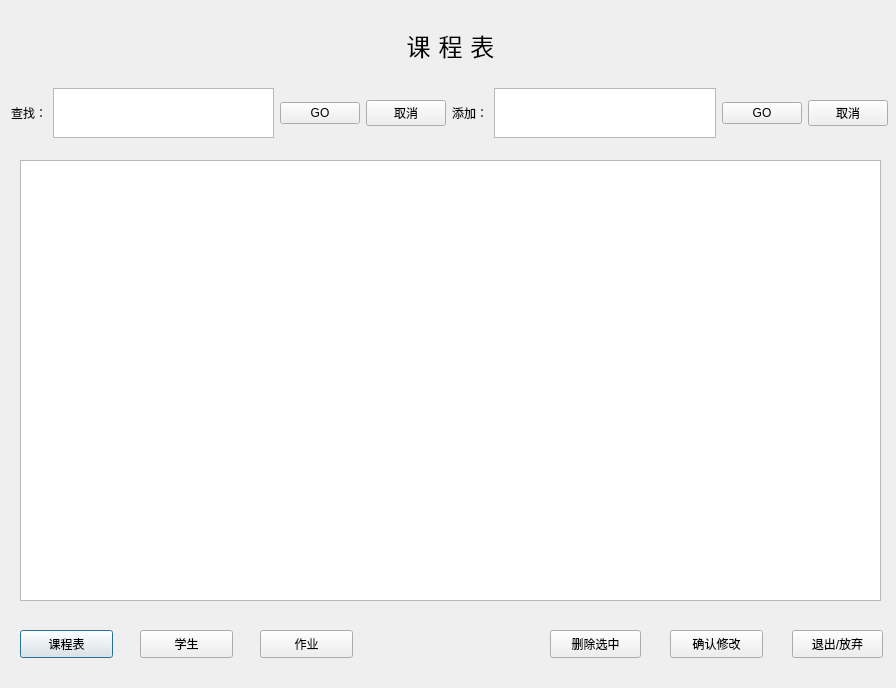
<?xml version="1.0" encoding="UTF-8"?>
<ui version="4.0">
 <class>information</class>
 <widget class="QDialog" name="information">
  <property name="geometry">
   <rect>
    <x>0</x>
    <y>0</y>
    <width>896</width>
    <height>688</height>
   </rect>
  </property>
  <property name="windowTitle">
   <string>查看/修改信息</string>
  </property>
  <property name="whatsThis">
   <string/>
  </property>
  <widget class="QLabel" name="lbTitle">
   <property name="geometry">
    <rect>
     <x>15</x>
     <y>10</y>
     <width>871</width>
     <height>70</height>
    </rect>
   </property>
   <property name="font">
    <font>
     <family>Cambria Math</family>
     <pointsize>18</pointsize>
    </font>
   </property>
   <property name="text">
    <string>课 程 表</string>
   </property>
   <property name="alignment">
    <set>Qt::AlignCenter</set>
   </property>
  </widget>
  <widget class="QPushButton" name="schedule">
   <property name="geometry">
    <rect>
     <x>20</x>
     <y>630</y>
     <width>93</width>
     <height>28</height>
    </rect>
   </property>
   <property name="cursor">
    <cursorShape>PointingHandCursor</cursorShape>
   </property>
   <property name="text">
    <string>课程表</string>
   </property>
  </widget>
  <widget class="QPushButton" name="students">
   <property name="geometry">
    <rect>
     <x>140</x>
     <y>630</y>
     <width>93</width>
     <height>28</height>
    </rect>
   </property>
   <property name="cursor">
    <cursorShape>PointingHandCursor</cursorShape>
   </property>
   <property name="text">
    <string>学生</string>
   </property>
  </widget>
  <widget class="QPushButton" name="Btnexit">
   <property name="geometry">
    <rect>
     <x>792</x>
     <y>630</y>
     <width>91</width>
     <height>28</height>
    </rect>
   </property>
   <property name="cursor">
    <cursorShape>PointingHandCursor</cursorShape>
   </property>
   <property name="text">
    <string>退出/放弃</string>
   </property>
  </widget>
  <widget class="QWidget" name="widget_2" native="true">
   <property name="geometry">
    <rect>
     <x>11</x>
     <y>88</y>
     <width>877</width>
     <height>50</height>
    </rect>
   </property>
   <property name="maximumSize">
    <size>
     <width>16777215</width>
     <height>50</height>
    </size>
   </property>
   <layout class="QGridLayout" name="gridLayout_2">
    <item row="0" column="6">
     <widget class="QTextEdit" name="textEdit_2"/>
    </item>
    <item row="0" column="8">
     <widget class="QPushButton" name="pushButton">
      <property name="cursor">
       <cursorShape>PointingHandCursor</cursorShape>
      </property>
      <property name="text">
       <string>取消</string>
      </property>
     </widget>
    </item>
    <item row="0" column="3">
     <widget class="QPushButton" name="BtnSearch">
      <property name="cursor">
       <cursorShape>PointingHandCursor</cursorShape>
      </property>
      <property name="text">
       <string>GO</string>
      </property>
     </widget>
    </item>
    <item row="0" column="1">
     <widget class="QTextEdit" name="textEdit"/>
    </item>
    <item row="0" column="0">
     <widget class="QLabel" name="label">
      <property name="text">
       <string>查找：</string>
      </property>
     </widget>
    </item>
    <item row="0" column="7">
     <widget class="QPushButton" name="BtnAdd">
      <property name="cursor">
       <cursorShape>PointingHandCursor</cursorShape>
      </property>
      <property name="text">
       <string>GO</string>
      </property>
     </widget>
    </item>
    <item row="0" column="4">
     <widget class="QPushButton" name="BtnCancel">
      <property name="cursor">
       <cursorShape>PointingHandCursor</cursorShape>
      </property>
      <property name="text">
       <string>取消</string>
      </property>
     </widget>
    </item>
    <item row="0" column="5">
     <widget class="QLabel" name="label_2">
      <property name="text">
       <string>添加：</string>
      </property>
     </widget>
    </item>
   </layout>
  </widget>
  <widget class="QPushButton" name="homework">
   <property name="geometry">
    <rect>
     <x>260</x>
     <y>630</y>
     <width>93</width>
     <height>28</height>
    </rect>
   </property>
   <property name="cursor">
    <cursorShape>PointingHandCursor</cursorShape>
   </property>
   <property name="text">
    <string>作业</string>
   </property>
  </widget>
  <widget class="QPushButton" name="BtnEdit">
   <property name="geometry">
    <rect>
     <x>670</x>
     <y>630</y>
     <width>93</width>
     <height>28</height>
    </rect>
   </property>
   <property name="cursor">
    <cursorShape>PointingHandCursor</cursorShape>
   </property>
   <property name="text">
    <string>确认修改</string>
   </property>
  </widget>
  <widget class="QTableWidget" name="tableWidget">
   <property name="geometry">
    <rect>
     <x>20</x>
     <y>160</y>
     <width>861</width>
     <height>441</height>
    </rect>
   </property>
  </widget>
  <widget class="QPushButton" name="BtnDrop">
   <property name="geometry">
    <rect>
     <x>550</x>
     <y>630</y>
     <width>91</width>
     <height>28</height>
    </rect>
   </property>
   <property name="cursor">
    <cursorShape>PointingHandCursor</cursorShape>
   </property>
   <property name="text">
    <string>删除选中</string>
   </property>
  </widget>
 </widget>
 <resources/>
 <connections/>
</ui>
